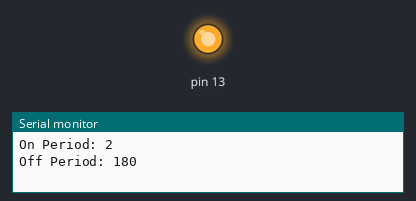
This sketch was run on a simulated Arduino Uno, built with avr-gcc and run on an emulated ATmega328P. Parts: output pins drawn as LEDs (lit = HIGH), the last lines printed to the serial monitor.

Above: at 0.1 s.
At 2.1 s:
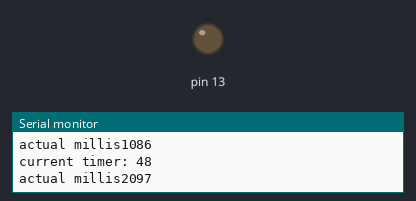
Timing chart, 0 to 3.6 s (numbered marks = the images above):
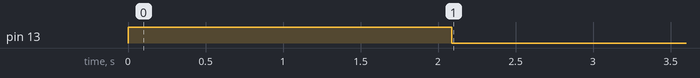

The sketch:

nebelmaschine_interval_switch.ino
```cpp
String serInput;
long on_period_s = 2;
long off_period_s = 180;
unsigned long timer;

void setup() {
  pinMode(13, OUTPUT);
  digitalWrite(13, HIGH); // start with nebel on
  Serial.begin(9600);
  Serial.println("you can type two numbers (separated by space): <on period (s)> <off period (s)>");
  Serial.print("On Period: ");
  Serial.println(on_period_s);
  Serial.print("Off Period: ");
  Serial.println(off_period_s);
  timer = millis();
}

void loop() {
  // put your main code here, to run repeatedly:

    if(Serial.available()){
        serInput = Serial.readStringUntil('\n');
    }
    int num1, num2;

    if (sscanf(serInput.c_str(), "%d %d", &num1, &num2) == 2) {
        on_period_s = num1;
        off_period_s = num2;
        Serial.print("On Period: ");
        Serial.println(on_period_s);
        Serial.print("Off Period: ");
        Serial.println(off_period_s);
    }

    if(millis() > (timer + on_period_s*1e3)) {
      digitalWrite(13, LOW);
      delay(10);
    }

    Serial.print("actual millis");
    Serial.println(millis());
    Serial.print("current timer: ");
    Serial.println(timer);
    if(millis() > (timer + on_period_s*1e3 + off_period_s*1e3)) {
      digitalWrite(13, HIGH);
      Serial.println("Starting new period");

      timer = millis();
      delay(10);
    }
    delay(1000);
}
```

Measured:
- by itself, pin 13: HIGH → LOW at 2.1 s
